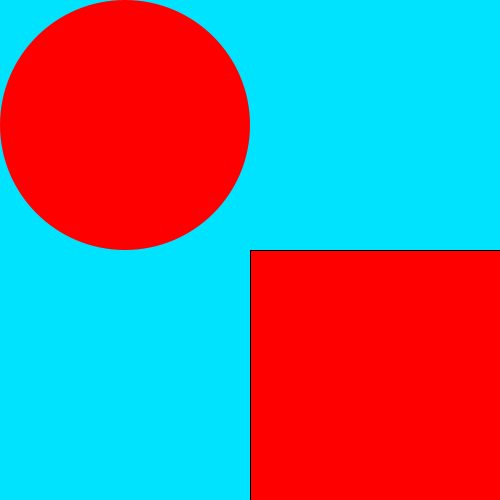
Frame 1 (no input)
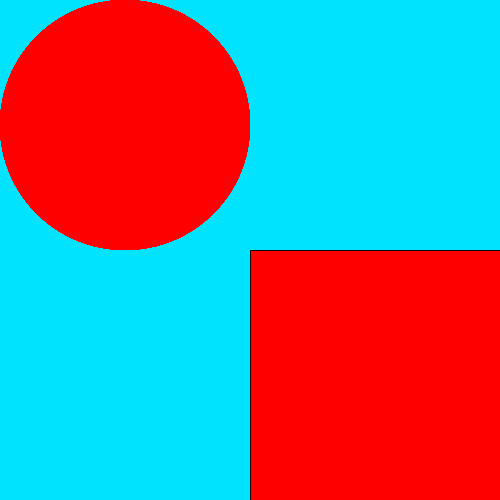
Frame 60 (the mouse pressed at the canvas centre just before this capture)
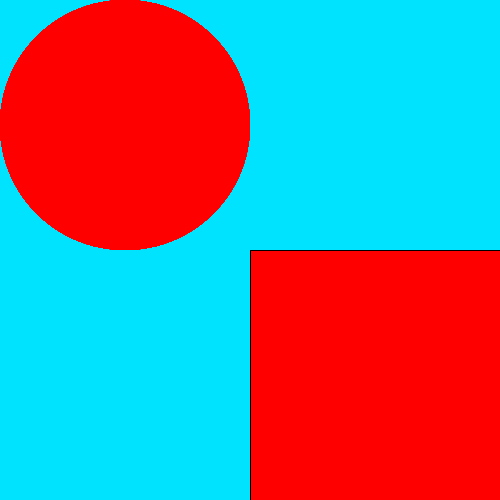
Frame 120 (the mouse held since frame 60 and released just before this capture)

The Processing sketch that drew these frames (run headless with seeded random() and noise(); from frame 60 on, the mouse is pressed at the canvas centre):

// Processing sketch: answer_1
// ── answer_1.pde
void setup(){
  size(500,500);
  background(0,227,255);
}
void draw(){
  fill(255,0,0);
  noStroke();
  ellipse(125,125,width/2,height/2);
  fill(255,0,0);
  stroke(0);
  rect(width/2,height/2,width/2,height/2);
}
